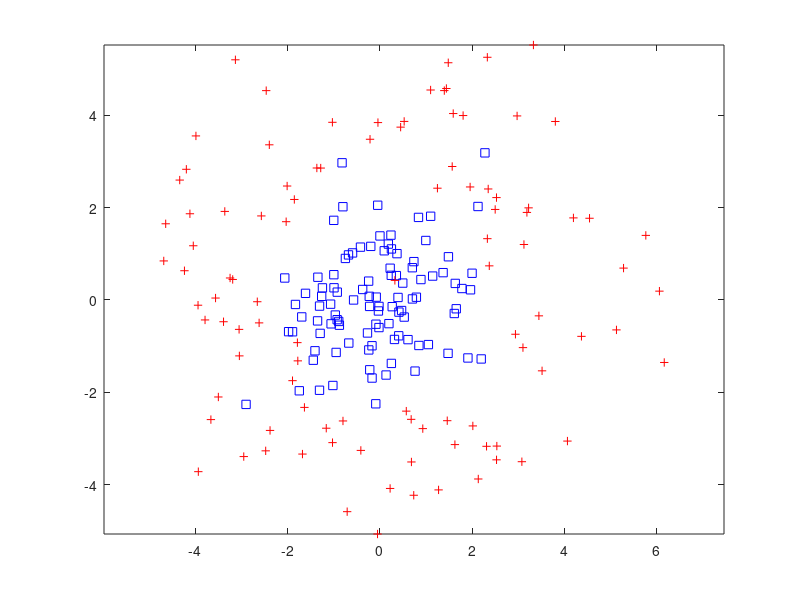

MATLAB code for this plot: (Note: this script raises an error after producing the figure.)
% This script uses Mutual Information to guide
% the region splitting.
% Author: Jake Gunther
% Date: December 8, 2023

% Generate data in 2D
num = 100;
dataset.D = 2;
x = randn(num,2);
r = randn(num,1) + 4;
th = 2*pi*rand(num,1);
y = [r.*cos(th),r.*sin(th)];
dataset.X = [x;y];
dataset.y = [zeros(num,1);ones(num,1)]; % Classes 0 and 1
dataset.K = 2; % Number of classes
dataset.N = length(dataset.y);
dataset.xmax = max(dataset.X(:,1));
dataset.xmin = min(dataset.X(:,1));
dataset.ymax = max(dataset.X(:,2));
dataset.ymin = min(dataset.X(:,2));
clear x r th y num;

% Plot dataset
figure(30); clf;
for i=1:dataset.N
    if dataset.y(i) > 0
        plot(dataset.X(i,1),dataset.X(i,2),'r+'); hold on;
    else
        plot(dataset.X(i,1),dataset.X(i,2),'bs'); hold on;
    end
end
axis equal;

% Perform encoding by applying AdaBoost algorithm using stumps
enc.T = 30; % Number of classifiers
enc.t = zeros(enc.T,1); % Thresholds
enc.f = zeros(enc.T,1); % Feature indexes
enc.MI = zeros(enc.T,1); % Mutual information

% Loop over weak classifiers
for i=1:enc.T
    % Loop over dimensions
    bestmax = -inf;
    bestind = 0;
    bestthresh = 0;
    for d=1:dataset.D % Loop over dimensions in the feature vector
        % Extract the data for this dimension and sort it
        x = dataset.X(:,d); % Data
        [~,ind] = sort(x,'ascend'); % Sort

        % Try all the splits and compute the error assuming stumps
        themax = -inf;
        maxind = 0;

        % Create empty dictionaries
        Nc = configureDictionary('double','double');
        Mj = configureDictionary('double','double');
        Ncj = configureDictionary('double','double');
        
        % Initialize the dictionary counts:
        for s=1:dataset.N
            % 1. Get codeword index for each data point
            c = 0;
            for j=1:i-1
                if dataset.X(s,enc.f(j)) > enc.t(j)
                    c = c + 2^(j-1);
                end
            end

            % 2. Append a 1 to the codeword
            y = dataset.y(s); % Zero-based index
            c = c + 2^(i-1); % Zero-based index
            cj = c*dataset.K + y; % Zero-based index

            % 3. Index the dictionaries and increment counts
            Ncval = lookup(Nc,c,FallbackValue=0);
            Ncval = Ncval + 1;
            Nc(c) = Ncval;
            %insert(Nc,c,Ncval);

            Mjval = lookup(Mj,y,Fallbackvalue=0);
            Mjval = Mjval + 1;
            Mj(y) = Mjval;
            %insert(Mj,y,Mjval);

            Ncjval = lookup(Ncj,cj,Fallbackvalue=0);
            Ncjval = Ncjval + 1;
            Ncj(cj) = Ncjval;
            %insert(Ncj,cj,Ncjval);
            disp([c y cj]);
        end
        fprintf('Initialization\n');
        fprintf('Nc sum = %d\n',sumvals(Nc));
        fprintf('Mj sum = %d\n',sumvals(Mj));
        fprintf('Ncj sum = %d\n',sumvals(Ncj));
        pause;
        
        MI = zeros(dataset.N-1,1);
        for s = 1:dataset.N-1 % Loop over splits
            % 1. Get codeword for x(s)
            c = 0;
            for j=1:i-1
                if dataset.X(ind(s),enc.f(j)) > enc.t(j)
                    c = c + 2^(j-1);
                end
            end
            
            % 2. Append a 1 to the codeword
            y = dataset.y(ind(s)); % Zero-based index
            c = c + 2^(i-1); % Zero-based index
            cj = c*dataset.K + y; % Zero-based index
            
            % 3. Index the dictionaries and decrement the counts
            %Ncval = lookup(Nc,c,FallbackValue=0);
            Ncval = Nc(c);
            Ncval = Ncval - 1;
            if Ncval <= 0
                remove(Nc,c);
            else
                Nc(c) = Ncval;
            end
            %insert(Nc,c,Ncval);

            %Mjval = lookup(Mj,y,Fallbackvalue=0);
            Mjval = Mj(y);
            Mjval = Mjval - 1;
            if Mjval <= 0
                remove(Mj,y);
            else
                Mj(y) = Mjval;
            end
            %insert(Mj,y,Mjval);

            %Ncjval = lookup(Ncj,cj,Fallbackvalue=0);
            Ncjval = Ncj(cj);
            Ncjval = Ncjval - 1;
            if Ncjval <= 0
                remove(Ncj,cj);
            else
                Ncj(cj) = Ncjval;
            end
            %insert(Ncj,cj,Ncjval);
            
            % 4. Append a 0 to the codeword
            c = c - 2^(i-1); % Zero-based index
            cj = c*dataset.K + y; % Zero-based index
            
            % 5. Index the dictionaries and increment the counts
            Ncval = lookup(Nc,c,FallbackValue=0);
            Ncval = Ncval + 1;
            Nc(c) = Ncval;
            %insert(Nc,c,Ncval);

            Mjval = lookup(Mj,y,Fallbackvalue=0);
            Mjval = Mjval + 1;
            Mj(y) = Mjval;
            %insert(Mj,y,Mjval);

            Ncjval = lookup(Ncj,cj,Fallbackvalue=0);
            Ncjval = Ncjval + 1;
            Ncj(cj) = Ncjval;
            %insert(Ncj,cj,Ncjval);
            
            % 6. Compute mutual information
            e = entries(Ncj,'struct');
            MI(s) = 0;
            for ie = 1:length(e)
                cj = e(ie).Key;
                c = floor(cj/dataset.K);
                y = cj - c*dataset.K;
                Ncval = Nc(c); %lookup(Nc,c);
                Mjval = Mj(y); %lookup(Mj,y);
                Ncjval = Ncj(cj); %lookup(Ncj,cj);
                wc = Ncval/dataset.N;
                wj = Mjval/dataset.N;
                wcj = Ncjval/dataset.N;
                v = wcj / (wc*wj);
                g = v*log(v);
                if g>20 % Clip
                    g = 20; disp('CLIPPED');
                end
                MI(s) = MI(s) + wc*wj*g;
            end % Loop over graph edges ei
            
            if MI(s) > themax
                themax = MI(s);
                maxind = ind(s);
                maxind1 = ind(s+1);
            end

            fprintf('s=%d =======================\n',s);
            fprintf('Nc sum = %d\n',sumvals(Nc));
            fprintf('Mj sum = %d\n',sumvals(Mj));
            fprintf('Ncj sum = %d\n',sumvals(Ncj));            
        end % Loop over splits s
        if themax > bestmax
            bestmax = themax;
            bestind = d;
            bestthresh = 0.5*(dataset.X(maxind,d) + dataset.X(maxind1,d));
        end
        figure(20);
        plot(MI); hold on;
    end % Loop over dimensions d
    figure(20); hold off;
    
    % Build the weak learner
    enc.f(i) = bestind;
    enc.t(i) = bestthresh;

    figure(30); ax = axis;
    if enc.f(i) == 1
        plot(enc.t(i)*[1 1],ax(3:4),'LineWidth',3);
    else
        plot(ax(1:2),enc.t(i)*[1 1],'LineWidth',3);
    end
    pause;
end
figure(30); hold off;
